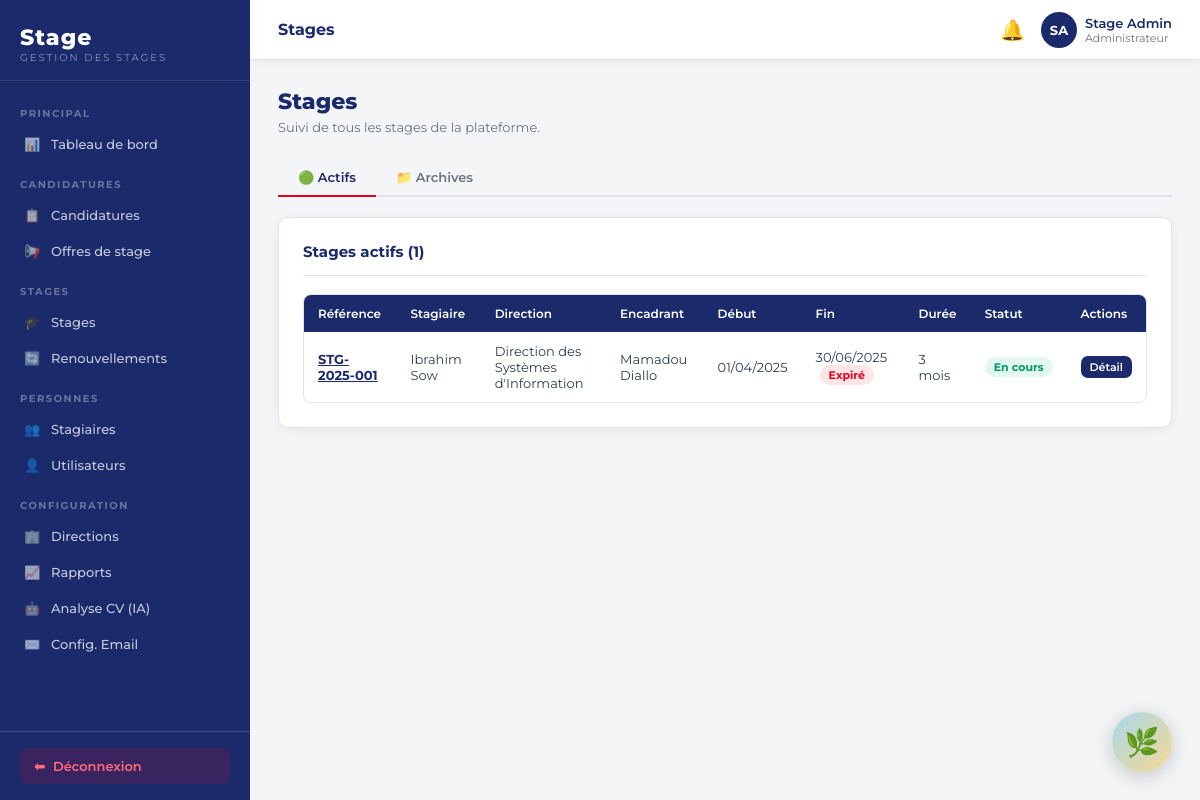
Page /backoffice.php?page=stages (signed in) on the committed database.
### tables this page shows
CREATE TABLE IF NOT EXISTS stages (
    id INT AUTO_INCREMENT PRIMARY KEY,
    reference VARCHAR(30) UNIQUE NOT NULL,
    candidature_id INT,
    stagiaire_id INT NOT NULL,
    direction_id INT,
    domaine_id INT,
    encadrant_id INT,
    date_debut DATE NOT NULL,
    date_fin DATE NOT NULL,
    duree_initiale_mois INT DEFAULT 3,
    duree_totale_mois INT DEFAULT 3,
    nb_renouvellements INT DEFAULT 0,
    remboursement_transport TINYINT(1) DEFAULT 0,
    montant_transport DECIMAL(10,2) DEFAULT 0,
    statut ENUM('preparation','en_cours','renouvele','termine','interrompu','annule') DEFAULT 'preparation',
    created_at TIMESTAMP DEFAULT CURRENT_TIMESTAMP,
    FOREIGN KEY (candidature_id) REFERENCES candidatures(id) ON DELETE SET NULL,
    FOREIGN KEY (stagiaire_id) REFERENCES stagiaires(id) ON DELETE CASCADE,
    FOREIGN KEY (direction_id) REFERENCES directions(id) ON DELETE SET NULL,
    FOREIGN KEY (domaine_id) REFERENCES domaines(id) ON DELETE SET NULL,
    FOREIGN KEY (encadrant_id) REFERENCES utilisateurs(id) ON DELETE SET NULL
);

CREATE TABLE IF NOT EXISTS utilisateurs (
    id INT AUTO_INCREMENT PRIMARY KEY,
    nom VARCHAR(100) NOT NULL,
    prenom VARCHAR(100) NOT NULL,
    email VARCHAR(191) NOT NULL UNIQUE,
    mot_de_passe VARCHAR(255) NOT NULL,
    role ENUM('administrateur','habilite','superviseur','directeur','stagiaire') NOT NULL DEFAULT 'stagiaire',
    actif TINYINT(1) DEFAULT 1,
    civilite ENUM('M.','Mme') DEFAULT 'M.',
    created_at TIMESTAMP DEFAULT CURRENT_TIMESTAMP
);

CREATE TABLE IF NOT EXISTS directions (
    id INT AUTO_INCREMENT PRIMARY KEY,
    libelle VARCHAR(150) NOT NULL,
    abreviation VARCHAR(20),
    actif TINYINT(1) DEFAULT 1,
    created_at TIMESTAMP DEFAULT CURRENT_TIMESTAMP
);

### backoffice.php (called while the page is built, shortened)
<?php
require_once __DIR__ . '/config.php';
$page = preg_replace('/[^a-zA-Z0-9_\-]/', '', $_GET['page'] ?? 'dashboard');
$file = __DIR__ . "/pages/admin/{$page}.php";
include $file;

### pages/admin/stages.php (the view, shortened to what this page needs)
<?php
require_once __DIR__ . '/../../includes/header.php';
$pdo = getPDO();
$tab = $_GET['tab'] ?? 'actifs';
$sqlBase = 'SELECT sg.*, u.nom, u.prenom, d.libelle as direction_libelle, eu.nom as enc_nom, eu.prenom as enc_prenom FROM stages sg JOIN stagiaires s ON s.id = sg.stagiaire_id JOIN utilisateurs u ON u.id = s.utilisateur_id LEFT JOIN directions d ON d.id = sg.direction_id LEFT JOIN utilisateurs eu ON eu.id = sg.encadrant_id';
if ($tab === 'actifs') {
    $stages = $pdo->query($sqlBase . " WHERE sg.statut IN ('en_cours','renouvele','preparation') ORDER BY sg.date_fin ASC")->fetchAll();
} else {
    $stages = $pdo->query($sqlBase . " WHERE sg.statut IN ('termine','interrompu','annule') ORDER BY sg.date_fin DESC")->fetchAll();
}
?>
<div class="page-header">
  <h1>Stages</h1>
  <p>Suivi de tous les stages de la plateforme.</p>
</div>
<div class="tabs">
  <a href="backoffice.php?page=stages&tab=actifs" class="tab <?= $tab==='actifs'?'active':'' ?>">🟢 Actifs</a>
  <a href="backoffice.php?page=stages&tab=archives" class="tab <?= $tab==='archives'?'active':'' ?>">📁 Archives</a>
</div>
<div class="card">
  <div class="card-header">
    <span class="card-title"><?= $tab==='actifs'?'Stages actifs':'Stages archiv&eacute;s' ?> (<?= count($stages) ?>)</span>
  </div>
  <?php if (empty($stages)): ?>
  <div class="empty-state"><div class="empty-icon">🎓</div><p>Aucun stage trouv&eacute;.</p></div>
  <?php else: ?>
  <div class="table-wrap">
    <table>
      <thead>
        <tr>
          <th>R&eacute;f&eacute;rence</th>
          <th>Stagiaire</th>
          <th>Direction</th>
          <th>Encadrant</th>
          <th>D&eacute;but</th>
          <th>Fin</th>
          <th>Dur&eacute;e</th>
          <th>Statut</th>
          <th>Actions</th>
        </tr>
      </thead>
      <tbody>
        <?php foreach ($stages as $s): ?>
        <?php
          $today = new DateTime();
          $fin   = new DateTime($s['date_fin']);
          $daysLeft = (int)$today->diff($fin)->days * ($fin > $today ? 1 : -1);
        ?>
        <tr>
          <td><a href="backoffice.php?page=stage_detail&id=<?= $s['id'] ?>" class="fw-bold" style="color:var(--navy)"><?= h($s['reference']) ?></a></td>
          <td><?= h($s['prenom'] . ' ' . $s['nom']) ?></td>
          <td><?= h($s['direction_libelle'] ?? '-') ?></td>
          <td><?= h(($s['enc_prenom'] ?? '-') . ' ' . ($s['enc_nom'] ?? '')) ?></td>
          <td><?= h(date('d/m/Y', strtotime($s['date_debut']))) ?></td>
          <td>
            <?= h(date('d/m/Y', strtotime($s['date_fin']))) ?>
            <?php if ($tab === 'actifs' && $daysLeft <= 30 && $daysLeft >= 0): ?>
            <span class="badge badge-warning" style="margin-left:4px"><?= $daysLeft ?>j</span>
            <?php elseif ($tab === 'actifs' && $daysLeft < 0): ?>
            <span class="badge badge-danger" style="margin-left:4px">Expiré</span>
            <?php endif; ?>
          </td>
          <td><?= h($s['duree_totale_mois']) ?> mois</td>
          <td><?= statusBadge($s['statut']) ?></td>
          <td>
            <a href="backoffice.php?page=stage_detail&id=<?= $s['id'] ?>" class="btn btn-primary btn-xs">D&eacute;tail</a>
          </td>
        </tr>
        <?php endforeach; ?>
      </tbody>
    </table>
  </div>
  <?php endif; ?>
</div>
<?php require_once __DIR__ . '/../../includes/footer.php'; ?>

### config.php (shortened to what this page needs)
<?php
function h(string $s): string {
    return htmlspecialchars($s, ENT_QUOTES, 'UTF-8');
}
function statusBadge(string $statut): string {
    $map = [
        'soumise'        => ['Soumise', 'badge-info'],
        'niv1_en_cours'  => ['Niv.1 en cours', 'badge-warning'],
        'niv1_valide'    => ['Niv.1 validé', 'badge-primary'],
        'validee'        => ['Validée', 'badge-success'],
        'niv1_rejete'    => ['Niv.1 rejeté', 'badge-danger'],
        'rejetee'        => ['Rejetée', 'badge-danger'],
        'complement'     => ['Complément requis', 'badge-warning'],
        'preparation'    => ['Préparation', 'badge-info'],
        'en_cours'       => ['En cours', 'badge-success'],
        'renouvele'      => ['Renouvelé', 'badge-primary'],
        'termine'        => ['Terminé', 'badge-secondary'],
        'interrompu'     => ['Interrompu', 'badge-warning'],
        'annule'         => ['Annulé', 'badge-danger'],
        'ouverte'        => ['Ouverte', 'badge-success'],
        'fermee'         => ['Fermée', 'badge-warning'],
        'archivee'       => ['Archivée', 'badge-secondary'],
        'en_attente'     => ['En attente', 'badge-warning'],
        'valide'         => ['Validé', 'badge-success'],
        'rejete'         => ['Rejeté', 'badge-danger'],
        'precisions'     => ['Précisions requises', 'badge-info'],
        'valide_v'       => ['Validé', 'badge-success'],
        'rejete_v'       => ['Rejeté', 'badge-danger'],
    ];
    [$label, $cls] = $map[$statut] ?? [ucfirst($statut), 'badge-secondary'];
    return "<span class=\"badge $cls\">" . h($label) . '</span>';
}

### includes/header.php (style rules this page uses)
*,*::before,*::after { box-sizing:border-box;margin:0;padding:0 }
html { font-size:15px }
body { font-family:'Montserrat',sans-serif;background:#f4f5f7;color:#2c3e50;display:flex;min-height:100vh }
:root { --navy:#1b2a6b; --navy-dark:#132050; --navy-light:#2d3f8c; --red:#e8001c; --red-dark:#c0001a; --gray-bg:#f4f5f7; --gray-border:#e0e3ed; --gray-text:#6b7280; --white:#ffffff; --success:#10b981; --warning:#f59e0b; --info:#3b82f6; --sidebar-w:250px; }
.page-header { margin-bottom:24px; }
.page-header h1 { font-size:22px;font-weight:800;color:var(--navy); }
.page-header p { color:var(--gray-text);font-size:13px;margin-top:4px; }
.card { background:#fff;border-radius:10px;padding:24px;box-shadow:0 2px 12px rgba(0,0,0,.06);border:1px solid var(--gray-border); }
.card-header { display:flex;align-items:center;justify-content:space-between;margin-bottom:18px;padding-bottom:14px;border-bottom:1px solid var(--gray-border); }
.card-title { font-size:15px;font-weight:700;color:var(--navy); }
.btn { display:inline-flex;align-items:center;gap:6px; padding:9px 18px;border-radius:7px; font-size:13px;font-weight:600;font-family:inherit; border:none;cursor:pointer;transition:all .2s; text-decoration:none;white-space:nowrap; }
.btn-primary { background:var(--navy);color:#fff; }
.btn-xs { padding:4px 9px;font-size:11px; }
.badge { display:inline-flex;align-items:center; padding:3px 9px;border-radius:99px; font-size:11px;font-weight:700;white-space:nowrap; }
.badge-success { background:rgba(16,185,129,.12);color:#059669; }
.badge-danger { background:rgba(232,0,28,.1);color:var(--red); }
.table-wrap { overflow-x:auto;border-radius:8px;border:1px solid var(--gray-border); }
table { width:100%;border-collapse:collapse;font-size:13px; }
thead th { background:var(--navy);color:#fff;padding:11px 14px;font-weight:600;font-size:12px;text-align:left;white-space:nowrap; }
tbody td { padding:11px 14px;border-bottom:1px solid var(--gray-border);vertical-align:middle; }
tbody tr:last-child td { border-bottom:none; }
.tabs { display:flex;border-bottom:2px solid var(--gray-border);margin-bottom:20px;gap:0; }
.tab { padding:10px 20px;font-size:13px;font-weight:600; color:var(--gray-text);border-bottom:2px solid transparent; cursor:pointer;transition:all .2s;margin-bottom:-2px; text-decoration:none; }
.tab.active { color:var(--navy);border-bottom-color:var(--red); }
.fw-bold { font-weight:700; }

### rows in the picture
stages: reference "STG-2025-001", utilisateurs.prenom+nom "Ibrahim Sow", direction.libelle "Direction des Systèmes d'Information", encadrant.nom "Mamadou Diallo", date_debut "01/04/2025", date_fin "30/06/2025", shows "Expiré", duree_totale_mois "3"

### other values in the picture
STAGIA_PAGE ?: 'Stage' "Stages"
$initiales "SA"
$prenom . ' ' . $nom "Stage Admin"
$user['role'] "Administrateur"
count($stages) "1"
